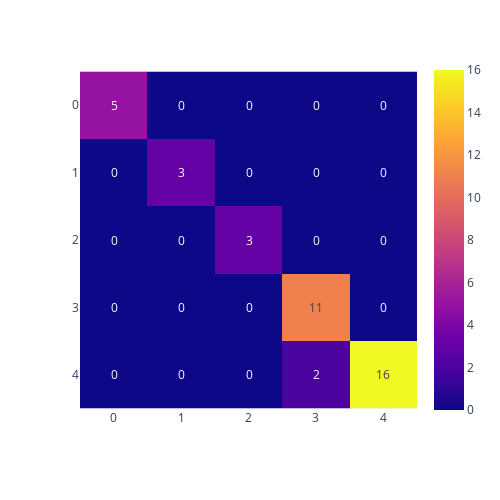

Notebook code cell kept with this figure:
### Code cell
from sklearn.metrics import confusion_matrix
import plotly.express as px

confusion_mat = confusion_matrix(y_test, mx_nb.predict(x_test))

px.imshow(confusion_mat, width= 500, height= 500, text_auto= True)

### Figure 1 — Plotly figure (JSON) as saved in the notebook; plotly's stock layout.template omitted (floating-point values rounded to 4 significant figures)
{"data": [{"coloraxis": "coloraxis", "hovertemplate": "x: %{x}<br>y: %{y}<br>color: %{z}<extra></extra>", "name": "0", "texttemplate": "%{z}", "type": "heatmap", "xaxis": "x", "yaxis": "y", "z": [[5, 0, 0, 0, 0], [0, 3, 0, 0, 0], [0, 0, 3, 0, 0], [0, 0, 0, 11, 0], [0, 0, 0, 2, 16]]}], "layout": {"coloraxis": {"colorscale": [[0, "#0d0887"], [0.1111, "#46039f"], [0.2222, "#7201a8"], [0.3333, "#9c179e"], [0.4444, "#bd3786"], [0.5556, "#d8576b"], [0.6667, "#ed7953"], [0.7778, "#fb9f3a"], [0.8889, "#fdca26"], [1, "#f0f921"]]}, "height": 500, "margin": {"t": 60}, "width": 500, "xaxis": {"anchor": "y", "constrain": "domain", "domain": [0, 1], "scaleanchor": "y"}, "yaxis": {"anchor": "x", "autorange": "reversed", "constrain": "domain", "domain": [0, 1]}}}
